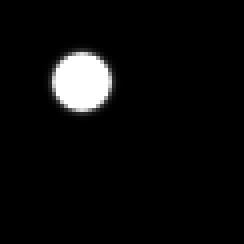
%> input picture CoSMoS_Analysis_Utilities/testtiff.tif, 61 x 61 px (shown 4 times larger)
$ octave --eval "result = testMPHD(imread('../CoSMoS_Analysis_Utilities/testtiff.tif'));"   (GNU Octave 9; MATLAB toolbox functions it lacks are replaced by stand-ins)
%> lines starting %> are read from the running program, lines starting %| are printed output that depends on the picture; in (x1, y1, x2, y2) boxes, pixels count from 0 and x2, y2 are one past the last pixel; in counts of white or black regions, pixels touching at a corner belong together; the program's own positions count from 1
function imageOut = testMPHD(image)
for i = 1:10
%     Rawimage(:,:,i) = imread('D:\TYL\PriA_project\Expt_data\20190624\L1_mapping\01.tif',i);
end
% [4 lines of commented-out code are left out]
LoG_filter = fspecial('log', [10, 10],0.5);
filteredIm = imfilter(image,LoG_filter,'replicate');
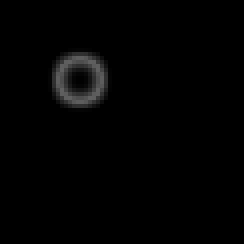
%> filteredIm: size 61x61 uint8 (shown 4 times larger); min 0, max 96, mean 2.5
filteredIm  = imgaussfilt(filteredIm,0.5);
% filteredIm=bpass(double(image),0.5,5);
% figure(2);
% imshow(filteredIm,[0 200]);
regionalMax = imregionalmax(filteredIm);
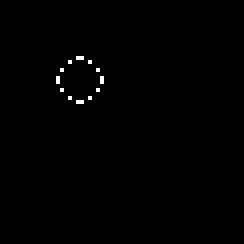
%> regionalMax: size 61x61 logical (shown 4 times larger); 0.43% white in thin lines or dots, all inside (x1, y1, x2, y2) = (14, 14, 26, 26)
cc = bwconncomp(regionalMax);
%> cc = 12 connected components

nRmax = cc.NumObjects;
%> nRmax = 12
R = 10;
% Create ringed mask
rings = false(2*R+1,2*R+1,R);
[centerY,centerX] = ind2sub(size(rings(:,:,1)),(1+(2*R+1)^2)/2);
center = [centerY,centerX];
for r = 1:R
    for x = 1:(2*R+1)
        for y = 1:(2*R+1)
            if rings(y,x)
                continue
            end
            pixelDistance = sqrt(sum(([y,x]-center).^2));
            rings(y,x,r) = pixelDistance > r-1 && pixelDistance <= r;
        end

    end
end
nanIm = NaN(size(filteredIm)+2*R);
nanIm(R+1:end-R,R+1:end-R) = filteredIm;
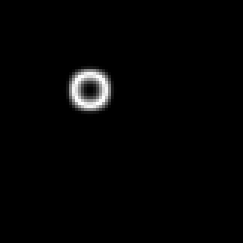
%> nanIm: size 81x81 double (shown 3 times larger); 43.29% of the values are NaN or infinite; the others: min 0, max 89, mean 2.55; drawn with min black, max white, NaN and infinite black
maskIm = zeros(size(filteredIm));
% figure
for iRmax = 1:nRmax
    [regionY,regionX] = ind2sub(size(filteredIm),cc.PixelIdxList{iRmax});
    % [8 lines of commented-out code are left out]

ringMax = nan(1,R^2);
candidateXY =zeros(8,2);
q = 0;

for r = 1:R
    for k = 0:floor(r/2)
        q = q + 1;
        candidateXY(1,:) = [k,r-k];
        candidateXY(2,:) = [r-k,k];
        candidateXY([3,4],:) = candidateXY([1,2],:);
        candidateXY([3,4],2) = -candidateXY([3,4],2);
        candidateXY([5:8],:) = candidateXY([1:4],:);
        candidateXY([5:8],1) = -candidateXY([5:8],1);
        values = nanIm(regionY + candidateXY(:,2)+R,regionX+candidateXY(:,1)+R);
        ringMax(q) = max(values(:));
    end
end

    Ip = min(ringMax);
    maskIm(cc.PixelIdxList{iRmax}) =  Ip;
    % [15 lines of commented-out code are left out]
end
%> this loop made 1 pass
%> (regionY, regionX) on pass 1: ([20; 21], [15; 15])
Jout = imreconstruct(maskIm,filteredIm);
% figure(3)
% imshow(Jout,[0,1000])
J2 = filteredIm - Jout;
figure(5)
imshow(J2,[0,100])
bb = J2>10;
bb2 = bwareaopen(bb,2);
J3 = bb2.*J2;
% figure(6)
% imshow(J3,[60,200])
kk = J3 >= 80;
bb2 = bwareaopen(kk,2);
J4 = J3.*kk;
J5 = J4 - imreconstruct(J4-1,J4);
% figure(7)
% imshow(J5,[0,1]);
logik = J5<1 & J5>0;
sum(logik(:))
imageOut = J4;
end
%> (the run ends here)
